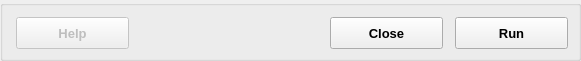
  <widget class="QGroupBox" name="groupBoxButtons">
   <property name="geometry">
    <rect>
     <x>15</x>
     <y>312</y>
     <width>581</width>
     <height>61</height>
    </rect>
   </property>
   <property name="title">
    <string/>
   </property>
   <widget class="QPushButton" name="pushButtonHelp">
    <property name="enabled">
     <bool>false</bool>
    </property>
    <property name="geometry">
     <rect>
      <x>16</x>
      <y>17</y>
      <width>113</width>
      <height>32</height>
     </rect>
    </property>
    <property name="font">
     <font>
      <family>Arial</family>
      <pointsize>10</pointsize>
      <weight>75</weight>
      <bold>true</bold>
     </font>
    </property>
    <property name="text">
     <string>Help</string>
    </property>
    <property name="autoDefault">
     <bool>false</bool>
    </property>
   </widget>
   <widget class="QPushButton" name="pushButtonClose">
    <property name="geometry">
     <rect>
      <x>330</x>
      <y>17</y>
      <width>113</width>
      <height>32</height>
     </rect>
    </property>
    <property name="font">
     <font>
      <family>Arial</family>
      <pointsize>10</pointsize>
      <weight>75</weight>
      <bold>true</bold>
     </font>
    </property>
    <property name="text">
     <string>Close</string>
    </property>
    <property name="autoDefault">
     <bool>false</bool>
    </property>
   </widget>
   <widget class="QPushButton" name="pushButtonRun">
    <property name="geometry">
     <rect>
      <x>455</x>
      <y>17</y>
      <width>113</width>
      <height>32</height>
     </rect>
    </property>
    <property name="font">
     <font>
      <family>Arial</family>
      <pointsize>10</pointsize>
      <weight>75</weight>
      <bold>true</bold>
     </font>
    </property>
    <property name="toolTip">
     <string/>
    </property>
    <property name="text">
     <string>Run</string>
    </property>
    <property name="autoDefault">
     <bool>false</bool>
    </property>
   </widget>
  </widget>
